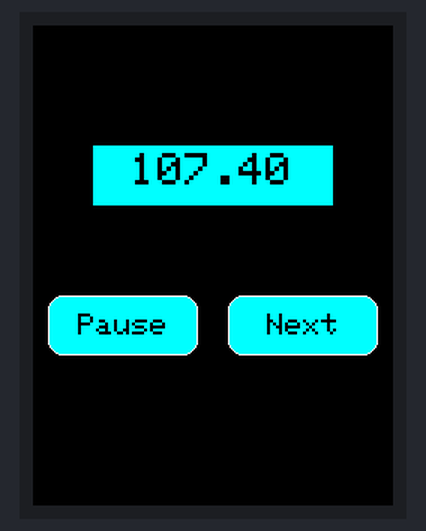
Simulated run of this sketch. Board: Arduino Uno, built with avr-gcc and run on an emulated ATmega328P. On the bench: 240×320 colour display. What the sketch prints to the serial monitor is not drawn.

Above: at 0.3 s.

The sketch:

button_simple.ino
```cpp
#if 1

#include <Adafruit_GFX.h>
#include <MCUFRIEND_kbv.h>
#include <Wire.h>
MCUFRIEND_kbv tft;
#include <TouchScreen.h>
#define MINPRESSURE 100
#define MAXPRESSURE 1000

// ALL Touch panels and wiring is DIFFERENT
// copy-paste results from TouchScreen_Calibr_native.ino
const int XP=8,XM=A2,YP=A3,YM=9; //ID=0x9341
const int TS_LEFT=898,TS_RT=240,TS_TOP=485,TS_BOT=620;

TouchScreen ts = TouchScreen(XP, YP, XM, YM, 300);

Adafruit_GFX_Button on_btn, off_btn;


int pixel_x, pixel_y;     //Touch_getXY() updates global vars
bool Touch_getXY(void)
{
    TSPoint p = ts.getPoint();
    pinMode(YP, OUTPUT);      //restore shared pins
    pinMode(XM, OUTPUT);
    digitalWrite(YP, HIGH);   //because TFT control pins
    digitalWrite(XM, HIGH);
    bool pressed = (p.z > MINPRESSURE && p.z < MAXPRESSURE);
    if (pressed) {
        pixel_x = map(p.x, TS_LEFT, TS_RT, 0, tft.width()); //.kbv makes sense to me
        pixel_y = map(p.y, TS_TOP, TS_BOT, 0, tft.height());
    }
    return pressed;
}

#define BLACK   0x0000
#define BLUE    0x001F
#define RED     0xF800
#define GREEN   0x07E0
#define CYAN    0x07FF
#define MAGENTA 0xF81F
#define YELLOW  0xFFE0
#define WHITE   0xFFFF
char q[6]="Pause";
char r[]="Next";

//---------------------These will be sent to Radio------------------------
float channels[4];
int index = 1;
bool radioOn=true;
//---------------------------------------------------------------------

//prints the current chosen Station
void print1(){
  tft.setCursor(65, 85);
  tft.setTextColor(BLACK);
  tft.setTextSize(3);
  tft.println(channels[index]);
}

void setup(void)
{
    //Setting up by Screen
    Serial.begin(9600);
    uint16_t ID = tft.readID();
    Serial.print("TFT ID = 0x");
    Serial.println(ID, HEX);
    Serial.println("Calibrate for your Touch Panel");
    if (ID == 0xD3D3) ID = 0x9486;
    tft.begin(ID);
    tft.setRotation(0);
    tft.fillScreen(BLACK);
    on_btn.initButton(&tft,  60, 200, 100, 40, WHITE, CYAN, BLACK, q, 2);
    off_btn.initButton(&tft, 180, 200, 100, 40, WHITE, CYAN, BLACK, r, 2);
    on_btn.drawButton(false);
    off_btn.drawButton(false);
    tft.fillRect(40, 80, 160, 40, CYAN);

    channels[0] = 100.6;
    channels[1] = 107.4;
    channels[2] = 108;
    channels[3] = 104.2;

    print1();

    Wire.begin(0x05);
    Wire.onRequest(requestEvent); // register event
}

void requestEvent(){
  if(radioOn){
    Wire.write(index);
  }else{
    Wire.write(4);
  }
  Serial.println(index);
  Serial.println(radioOn);
}

void loop(void)
{
    bool down = Touch_getXY();
    on_btn.press(down && on_btn.contains(pixel_x, pixel_y));
    off_btn.press(down && off_btn.contains(pixel_x, pixel_y));
     if (on_btn.justReleased())
        on_btn.drawButton();
    if (off_btn.justReleased())
        off_btn.drawButton();

    //If next button is pressed
    if (on_btn.justPressed()) {
      tft.fillRect(40, 80, 160, 40, CYAN);
      index++;
      index = index % 4;
      print1();
    }
    //iff play/pause button is pressed
    if (off_btn.justPressed()) {
          if(radioOn){
          char q[]="Play";
          on_btn.initButton(&tft,  60, 200, 100, 40, WHITE, CYAN, BLACK,q, 2);
          radioOn=false;
          Serial.println("Radio Paused");
         }else{
          char q[]="Pause";
          on_btn.initButton(&tft,  60, 200, 100, 40, WHITE, CYAN, BLACK,q, 2);
          radioOn=true;
          Serial.println("Radio Played");
         }
        on_btn.drawButton(true);
        off_btn.drawButton(true);
        //tft.fillRect(40, 80, 160, 80, RED);
    }

    //you can remove the delay if you want but the touch will be too fast
    delay(5);


    //--------------Send station and radioOn to I2C-----------------

    //--------------------------------------------------------------
}
#endif
```
